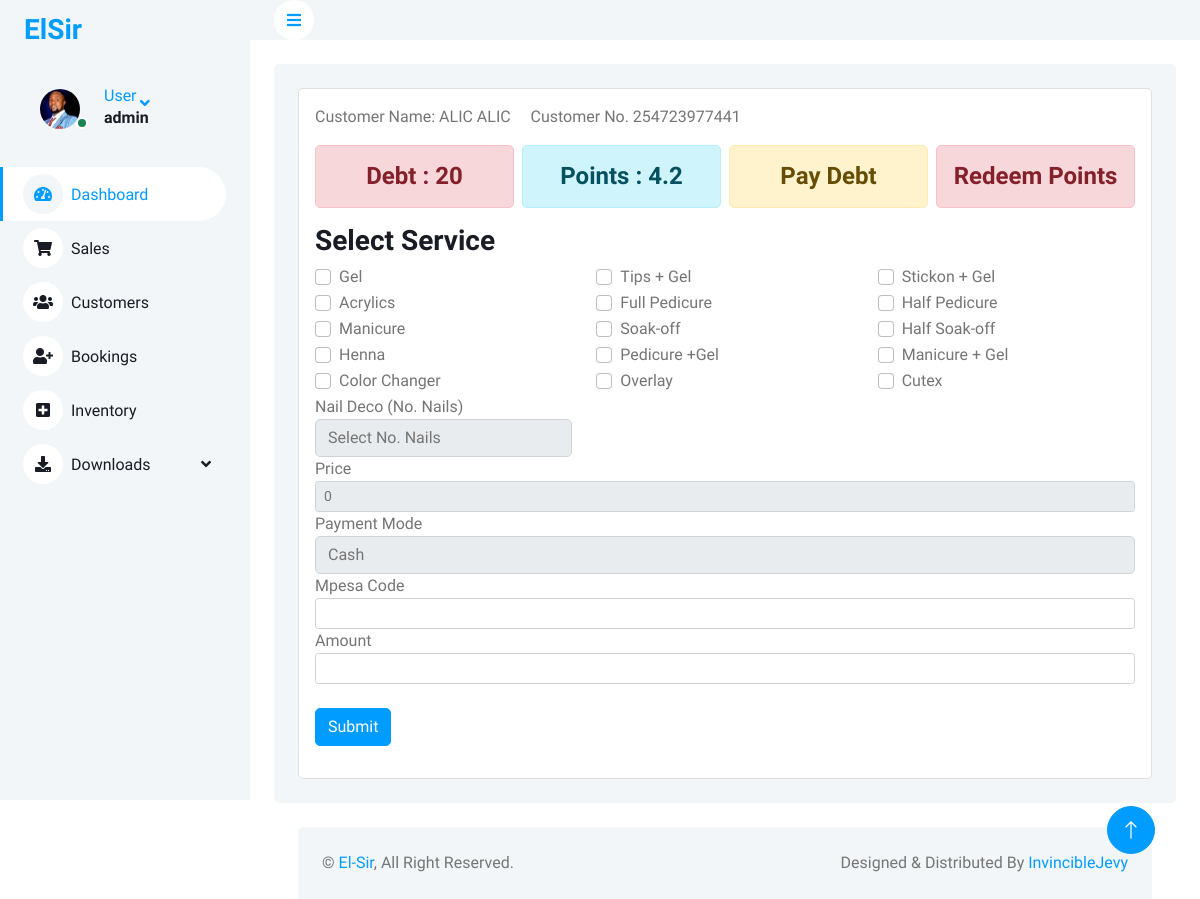
The app's page /addSales/131 (signed in) with its own data.
### elsiruser/models.py (models this page shows, shortened)
class Customer(models.Model):
    first_name = models.CharField(max_length=255)
    second_name = models.CharField(max_length=255)
    phone = models.CharField(max_length=12)
    email_address =models.EmailField(null=True,blank=True)
    debt = models.IntegerField(null=True, blank=True,default=0)
    loyalty_points = models.FloatField(null=True, blank=True,default=0)
    def __str__(self):
        return str(self.first_name) +' '+ str(self.second_name)

class Service(models.Model):
    service_name = models.CharField(max_length=266)
    service_description = models.CharField(max_length=266, null=True)
    service_price = models.IntegerField(null=True)

### elsiruser/views.py (the view, shortened to what this page needs)
# urls.py: path('addSales/<str:pk>',views.addSales, name="addSales"),
@login_required(login_url='login')
def addSales(request,pk):
    customer = Customer.objects.get(id=pk)
    form = SalesForm(initial = {'customer_name':customer,'phone':customer.phone})
    services = Service.objects.all()
    context = {
        'customer':customer,
        'form':form,
        'sales': sales,
        'services': services,
        'values': request.POST
    }
    return render(request,'addSales.html',context)

### elsiruser/forms.py
class SalesForm(ModelForm):
    class Meta:
        model = Sale
        fields = ['customer_name','phone','services','payment_mode','mpesa_code','amount']

### elsiruser/templates/addSales.html (shortened to what this page needs)
{% extends 'base.html' %}
{% load static %}
{% block content %}
{%include 'sidebar.html' %}
<div class="content">
  <nav class="navbar navbar-expand bg-light navbar-light sticky-top px-4 py-0">
    <a href="{% url 'dashboard' %}" class="sidebar-toggler flex-shrink-0">
      <i class="fa fa-bars"></i>
    </a>
  </nav>
  <div class="container-fluid pt-4 px-4">
    <div class="bg-light text-left rounded p-4">
      <div class="card">
        <div class="card-body">
          <p>Customer Name: {{customer}} &nbsp &nbsp Customer No. {{customer.phone}} </p>
          <div class="row g-2">
            <div class="col-sm-4 col-xl-3">
              <div>
                <h4 class="text-center alert alert-danger ">Debt : {{customer.debt}}</h4>
              </div>
            </div>
            <div class="col-sm-4 col-xl-3">
              <div>
                <h4 class="text-center alert alert-info ">Points : {{customer.loyalty_points}}</h4>
              </div>
            </div>
            <div class="col-sm-4 col-xl-3">
              <div>
                <a href="{% url 'payDebt' customer.id %}">
                  <h4 class="text-center alert alert-warning">Pay Debt</h4>
                </a>
              </div>
            </div>
            <div class="col-sm-4 col-xl-3">
              <div>
                <a href="{% url 'redeemPoints' customer.id %}">
                  <h4 class="text-center alert alert-danger">Redeem Points</h4>
                </a>
              </div>
            </div>
          </div>
          <form action="{% url 'addSales' customer.id %}" method="post">
            <div class="form-group">
              <label for="services">
                <h3>Select Service</h3>
              </label>
              <div id="services-checkbox-group" class="row">
                {% for services in services %}
                <div class="col-md-4">
                  <div class="form-check">
                    <input class="form-check-input" type="checkbox" id="service{{ services.id }}" name="services[]"
                      value="{{ services.service_name }}">
                    <label class="form-check-label" for="service{{ services.id }}">
                      {{ services.service_name }}
                    </label>
                  </div>
                </div>
                {% endfor %}
                <div class="col-md-4">
                  <div class="form-group">
                    <label for="">Nail Deco (No. Nails)</label>
                    <select class="form-control" id="nailsNo" name="nails">
                      <option id="selectednailNo" value="0">Select No. Nails</option>
                    </select>
                  </div>
                </div>
              </div>
            </div>
            <div class="form-group">
              <label for="serviceprice">Price</label>
              <input type="number" value="0" class="form-control form-control-sm" id="serviceprice" name="serviceprice"
                readonly />
            </div>
            <div class="form-group">
              <label for="">Payment Mode</label>
              <select class="form-control" default="{{values.cash}}" name="payment">
                <option name="payment" value="{{values.cash}}">Cash</option>
              </select>
            </div>
            <div class="form-group">
              <label for="">Mpesa Code</label>
              <input type="text" class="form-control form-control-sm" name="code" value="{{values.code}}" />
            </div>
            <div class="form-group">
              <label for="">Amount</label>
              <input type="text" class="form-control form-control-sm" name="amount" value="{{values.amount}}" />
            </div>
            <br>
            <input type="submit" value="Submit" class="btn btn-primary btn-primary-sm" />
          </form>
        </div>
      </div>
    </div>
    {% endblock %}

### elsiruser/templates/sidebar.html (shortened to what this page needs)
{% load static %}
<div class="sidebar pe-4 pb-3">
    <nav class="navbar bg-light navbar-light">
        <a href="{% url 'dashboard' %}" class="navbar-brand mx-4 mb-3">
            <h3 class="text-primary"></i>ElSir</h3>
        </a>
        {% if user.is_authenticated %}
            <div class="nav-item dropdown">
                <a href="#" class="nav-link dropdown-toggle" data-bs-toggle="dropdown">
                    <div class="d-flex align-items-center ms-4 mb-4">
                        <div class="position-relative">
                            <img class="rounded-circle me-lg-2" src="{% static 'elsiruser/img/user1.jpg' %}" alt="" style="width: 40px; height: 40px;">
                            <div class="bg-success rounded-circle border border-2 border-white position-absolute end-0 bottom-0 p-1"></div>
                        </div>
                        <div class="ms-3">
                            <span class="d-none d-lg-inline-flex">User</span>
                            <h6>{{user.username}}</h6>
                        </div>
                    </div>
                </a>
            </div>
        {% else %}
            <a href="{%url 'login' %}" class="dropdown-item">LogIn</a>
        {% endif %}
        <div class="navbar-nav w-100">
            <a href="{% url 'dashboard' %}" class="nav-item nav-link active"><i class="fa fa-tachometer-alt me-2"></i>Dashboard</a>
            <a href="{% url 'sales' %}" class="nav-item nav-link"><i class="fa fa-shopping-cart me-2"></i>Sales</a>
            <a href="{% url 'customers' %}" class="nav-item nav-link"><i class="fa fa-users me-2"></i>Customers</a>
            <a href="{% url 'bookings' %}" class="nav-item nav-link"><i class="fa fa-user-plus me-2"></i>Bookings</a>
            <a href="{% url 'Inventory' %}" class="nav-item nav-link"><i class="fa fa-plus-square me-2"></i>Inventory</a>
            <div class="nav-item dropdown">
                <a href="#" class="nav-link dropdown-toggle" data-bs-toggle="dropdown"><i class="fa fa-download me-2"></i>Downloads</a>
            </div>
        </div>
    </nav>
</div>

### static/elsiruser/css/style.css (style rules this page uses)
:root { --primary: #009CFF; --light: #F3F6F9; --dark: #191C24; }
.btn { transition: .5s; }
.btn.btn-primary { color: #FFFFFF; }
.sidebar { position: fixed; top: 0; left: 0; bottom: 0; width: 250px; height: 100vh; overflow-y: auto; background: var(--light); transition: 0.5s; z-index: 999; }
.content { margin-left: 250px; min-height: 100vh; background: #FFFFFF; transition: 0.5s; }
@media (min-width: 992px) { .sidebar { margin-left: 0; } }
@media (min-width: 992px) { .content { width: calc(100% - 250px); } }
.sidebar .navbar .navbar-nav .nav-link { padding: 7px 20px; color: var(--dark); font-weight: 500; border-left: 3px solid var(--light); border-radius: 0 30px 30px 0; outline: none; }
.sidebar .navbar .navbar-nav .nav-link:hover, .sidebar .navbar .navbar-nav .nav-link.active { color: var(--primary); background: #FFFFFF; border-color: var(--primary); }
.sidebar .navbar .navbar-nav .nav-link i { width: 40px; height: 40px; display: inline-flex; align-items: center; justify-content: center; background: #FFFFFF; border-radius: 40px; }
.sidebar .navbar .navbar-nav .nav-link:hover i, .sidebar .navbar .navbar-nav .nav-link.active i { background: var(--light); }
.sidebar .navbar .dropdown-toggle::after { position: absolute; top: 15px; right: 15px; border: none; content: "\f107"; font-family: "Font Awesome 5 Free"; font-weight: 900; transition: .5s; }
.content .navbar .sidebar-toggler, .content .navbar .navbar-nav .nav-link i { width: 40px; height: 40px; display: inline-flex; align-items: center; justify-content: center; background: #FFFFFF; border-radius: 40px; }

### records on screen
Customer: first_name+second_name "ALIC ALIC", phone "254723977441", debt "20", loyalty_points "4.2"
Service: service_name "Gel"
Service: service_name "Tips + Gel"
Service: service_name "Stickon + Gel"
Service: service_name "Acrylics"
Service: service_name "Full Pedicure"
Service: service_name "Half Pedicure"
Service: service_name "Manicure"
Service: service_name "Soak-off"
Service: service_name "Half Soak-off"
Service: service_name "Henna"
Service: service_name "Pedicure +Gel"
Service: service_name "Manicure + Gel"
Service: service_name "Color Changer"
Service: service_name "Overlay"
Service: service_name "Cutex"

### other values on screen
{{ user.username }} "admin"
